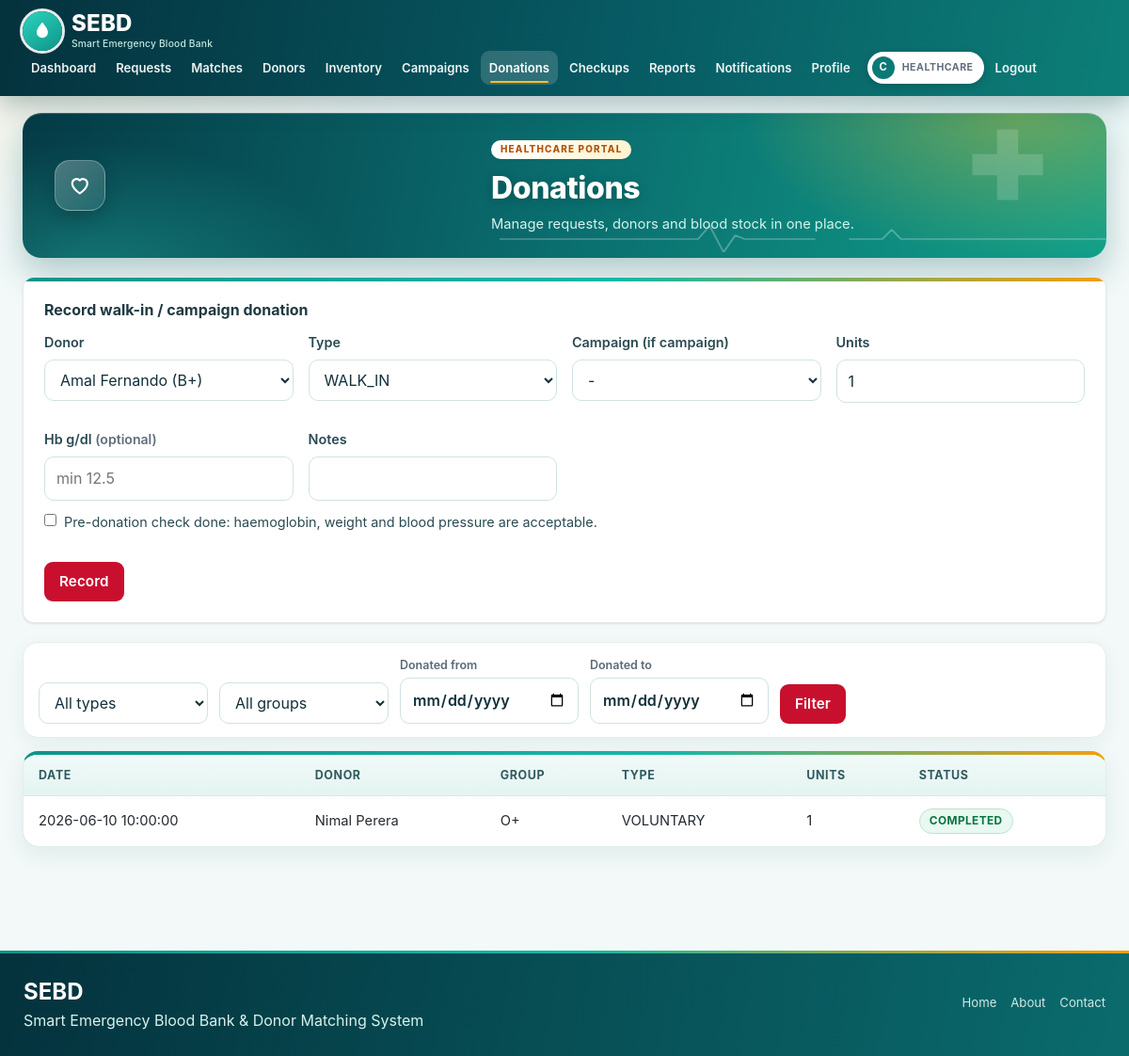
/healthcare/donations.php (signed in), run on the app's committed database.
### tables this page shows
CREATE TABLE IF NOT EXISTS `donations` (
  `donation_id` int NOT NULL AUTO_INCREMENT,
  `donor_id` int NOT NULL,
  `organization_id` int NOT NULL,
  `campaign_id` int DEFAULT NULL,
  `match_id` int DEFAULT NULL,
  `donation_type` enum('VOLUNTARY','CAMPAIGN','WALK_IN','EMERGENCY') NOT NULL,
  `blood_group` enum('A+','A-','B+','B-','AB+','AB-','O+','O-') NOT NULL,
  `units_donated` int NOT NULL DEFAULT '1',
  `donation_date` datetime NOT NULL,
  `status` enum('COMPLETED','CANCELLED') DEFAULT 'COMPLETED',
  `notes` text,
  PRIMARY KEY (`donation_id`),
  KEY `donor_id` (`donor_id`),
  KEY `organization_id` (`organization_id`),
  KEY `campaign_id` (`campaign_id`),
  KEY `match_id` (`match_id`)
);

CREATE TABLE IF NOT EXISTS `users` (
  `user_id` int NOT NULL AUTO_INCREMENT,
  `full_name` varchar(100) NOT NULL,
  `email` varchar(100) NOT NULL,
  `password` varchar(255) NOT NULL,
  `role` enum('DONOR','HEALTHCARE','ADMIN') NOT NULL,
  `phone` varchar(20) DEFAULT NULL,
  `status` enum('PENDING','ACTIVE','SUSPENDED') DEFAULT 'PENDING',
  `must_change_password` tinyint(1) NOT NULL DEFAULT 0,
  `created_at` datetime DEFAULT CURRENT_TIMESTAMP,
  `updated_at` datetime DEFAULT CURRENT_TIMESTAMP ON UPDATE CURRENT_TIMESTAMP,
  PRIMARY KEY (`user_id`),
  UNIQUE KEY `email` (`email`)
);

### healthcare/donations.php (the view, shortened to what this page needs)
<?php require_once __DIR__.'/../includes/auth.php'; require_role('HEALTHCARE');
$o=my_org($pdo); $oid=$o['organization_id'];
$donors=$pdo->query("SELECT d.donor_id,d.blood_group,u.full_name FROM donors d JOIN users u USING(user_id) WHERE d.verification_status='VERIFIED' AND d.health_status='CLEARED' AND u.status='ACTIVE' ORDER BY u.full_name")->fetchAll();
$camps=$pdo->prepare("SELECT campaign_id,campaign_name FROM donation_campaigns WHERE organization_id=? AND status<>'CANCELLED' AND TIMESTAMP(campaign_date,COALESCE(start_time,'00:00:00'))<=NOW() AND TIMESTAMP(campaign_date,end_time)+INTERVAL ".CAMPAIGN_DONATION_GRACE_HOURS." HOUR>=NOW()"); $camps->execute([$oid]);
$t=get('type'); $fbg=get('blood_group'); $ff=get('from'); $ft=get('to');
$sql="SELECT n.*,u.full_name FROM donations n JOIN donors d USING(donor_id) JOIN users u ON u.user_id=d.user_id WHERE n.organization_id=?"; $p=[$oid]; if($t){$sql.=" AND n.donation_type=?";$p[]=$t;}
$s=$pdo->prepare($sql." ORDER BY n.donation_date DESC"); $s->execute($p);
$title='Donations'; require '../includes/header.php'; ?>
<form method="post" class="card"><?= csrf_field() ?><b>Record walk-in / campaign donation</b><div class="row">
<div><label>Donor</label><select name="donor_id"><?php foreach($donors as $d) echo "<option value='{$d['donor_id']}'>".h($d['full_name'])." ({$d['blood_group']})</option>"; ?></select></div>
<div><label>Type</label><select name="donation_type"><option>WALK_IN</option><option>CAMPAIGN</option></select></div>
<div><label>Campaign (if campaign)</label><select name="campaign_id"><option value="">-</option><?php foreach($camps as $c) echo "<option value='{$c['campaign_id']}'>".h($c['campaign_name'])."</option>"; ?></select></div>
<div><label>Units</label><input type="number" name="units" min="1" max="1" value="1" readonly title="One donation = one unit"></div><div><label>Hb g/dl <span class="muted">(optional)</span></label><input type="number" step="0.1" min="3" max="25" name="hb" placeholder="min <?= DONOR_MIN_HB ?>"></div><div><label>Notes</label><input name="notes"></div></div><label class="chk"><input type="checkbox" name="screened" value="1" required> Pre-donation check done: haemoglobin, weight and blood pressure are acceptable.</label><div></div><br><button class="btn">Record</button></form>
<form class="filter"><select name="type"><option value="">All types</option><?php foreach(['CAMPAIGN','WALK_IN','EMERGENCY'] as $x) echo "<option ".($t===$x?'selected':'').">$x</option>"; ?></select><?= blood_select('blood_group',$fbg,true) ?><label class="dl">Donated from <input type="date" name="from" value="<?= h($ff) ?>"></label><label class="dl">Donated to <input type="date" name="to" value="<?= h($ft) ?>"></label><button class="btn">Filter</button></form>
<div class="tw"><table><thead><tr><th>Date</th><th>Donor</th><th>Group</th><th>Type</th><th>Units</th><th>Status</th></tr></thead><tbody>
<?php foreach($s as $r): ?><tr><td><?= h($r['donation_date']) ?></td><td><?= h($r['full_name']) ?></td><td><?= h($r['blood_group']) ?></td><td><?= h($r['donation_type']) ?></td><td><?= $r['units_donated'] ?></td><td><?= badge($r['status']) ?></td></tr><?php endforeach; ?></tbody></table></div>
<?php require '../includes/footer.php';

### includes/functions.php (shortened to what this page needs)
<?php
function icon($n){
  static $i=[
  'drop'=>'<path d="M12 2.7s6 6.2 6 10.6a6 6 0 0 1-12 0c0-4.4 6-10.6 6-10.6z"/>',
  'users'=>'<path d="M16 20v-1.5a3.5 3.5 0 0 0-3.5-3.5h-5A3.5 3.5 0 0 0 4 18.5V20"/><circle cx="10" cy="8" r="3.5"/><path d="M20 20v-1.5a3.5 3.5 0 0 0-2.5-3.3M15.5 4.7a3.5 3.5 0 0 1 0 6.6"/>',
  'user'=>'<circle cx="12" cy="8" r="4"/><path d="M4 21v-1a6 6 0 0 1 6-6h4a6 6 0 0 1 6 6v1"/>',
  'check'=>'<path d="M5 12.5l4.5 4.5L19 7.5"/>',
  'hospital'=>'<path d="M4 21V6a1 1 0 0 1 1-1h8a1 1 0 0 1 1 1v15M14 10h5a1 1 0 0 1 1 1v10M2 21h20M9 8v6M6 11h6"/>',
  'activity'=>'<path d="M3 12h4l3-8 4 16 3-8h4"/>',
  'alert'=>'<path d="M12 3.5L21.5 20h-19z"/><path d="M12 10v5M12 17.5v.01"/>',
  'target'=>'<circle cx="12" cy="12" r="9"/><circle cx="12" cy="12" r="5"/><circle cx="12" cy="12" r="1"/>',
  'lock'=>'<rect x="5" y="11" width="14" height="10" rx="2"/><path d="M8 11V8a4 4 0 0 1 8 0v3"/>',
  'message'=>'<path d="M21 12a8 8 0 0 1-11.6 7.1L4 20.5l1.4-4.6A8 8 0 1 1 21 12z"/>',
  'pin'=>'<path d="M12 21s7-6.2 7-11.5a7 7 0 0 0-14 0C5 14.8 12 21 12 21z"/><circle cx="12" cy="9.5" r="2.5"/>',
  'mail'=>'<rect x="3" y="5" width="18" height="14" rx="2"/><path d="M3 7l9 6 9-6"/>',
  'phone'=>'<path d="M5 4h4l2 5-2.5 1.5a11 11 0 0 0 5 5L15 13l5 2v4a2 2 0 0 1-2 2A16 16 0 0 1 3 6a2 2 0 0 1 2-2z"/>',
  'shield'=>'<path d="M12 3l8 3v6c0 4.5-3.4 8-8 9-4.6-1-8-4.5-8-9V6z"/><path d="M9 12l2.2 2.2L15.5 10"/>',
  'clock'=>'<circle cx="12" cy="12" r="9"/><path d="M12 7v5l3 2"/>',
  'arrow'=>'<path d="M5 12h14M13 6l6 6-6 6"/>',
  'calendar'=>'<rect x="4" y="5" width="16" height="15" rx="2"/><path d="M4 10h16M9 3v4M15 3v4"/>',
  'bell'=>'<path d="M6 16v-5a6 6 0 0 1 12 0v5l1.5 2h-15z"/><path d="M10 20.5a2 2 0 0 0 4 0"/>',
  'heart'=>'<path d="M12 20s-7.5-4.6-7.5-10a4.3 4.3 0 0 1 7.5-2.8A4.3 4.3 0 0 1 19.5 10c0 5.4-7.5 10-7.5 10z"/>',
  'clipboard'=>'<rect x="6" y="4" width="12" height="17" rx="2"/><path d="M9 4h6v3H9zM9 12h6M9 16h4"/>',
  'megaphone'=>'<path d="M4 10v4h3l7 4V6L7 10z"/><path d="M17.5 9.5a4 4 0 0 1 0 5"/>',
  'ban'=>'<circle cx="12" cy="12" r="9"/><path d="M5.6 5.6l12.8 12.8"/>',
  'file'=>'<path d="M7 3h7l4 4v14H7z"/><path d="M14 3v4h4M10 13h5M10 17h5"/>',
  'menu'=>'<path d="M4 6h16M4 12h16M4 18h16"/>'
  ];
  return "<svg class='ico' viewBox='0 0 24 24' width='1em' height='1em' aria-hidden='true' focusable='false'>".$i[$n].'</svg>';
}
function h($s){ return htmlspecialchars((string)$s, ENT_QUOTES, 'UTF-8'); }
function get($k,$d=''){ $v=$_GET[$k] ?? $d; return is_string($v)?trim($v):(string)$d; }
function badge($s){ $label=$s==='CLEARED'?'Checkup cleared':str_replace('_',' ',$s); return "<span class='badge b-".strtolower(h($s))."'>".h($label)."</span>"; }
function blood_select($name,$sel='',$all=false){
  $o = $all ? "<option value=''>All groups</option>" : '';
  foreach(BLOOD as $b) $o .= "<option ".($b===$sel?'selected':'').">$b</option>";
  return "<select name='$name'>$o</select>";
}

### data on the page
donations: donation_date "2026-06-10 10:00:00", users.full_name "Nimal Perera", blood_group "O+", donation_type "VOLUNTARY", units_donated "1", status "COMPLETED"

### other printed values
$l "Dashboard"
$l "Requests"
$l "Matches"
$l "Donors"
$l "Inventory"
$l "Campaigns"
$l "Donations"
$l "Checkups"
$l "Reports"
$l "Notifications"
$l "Profile"
substr($_SESSION['name']??'U',0,1) "C"
$title "Donations"
form field donor_id "Amal Fernando (B+)"
